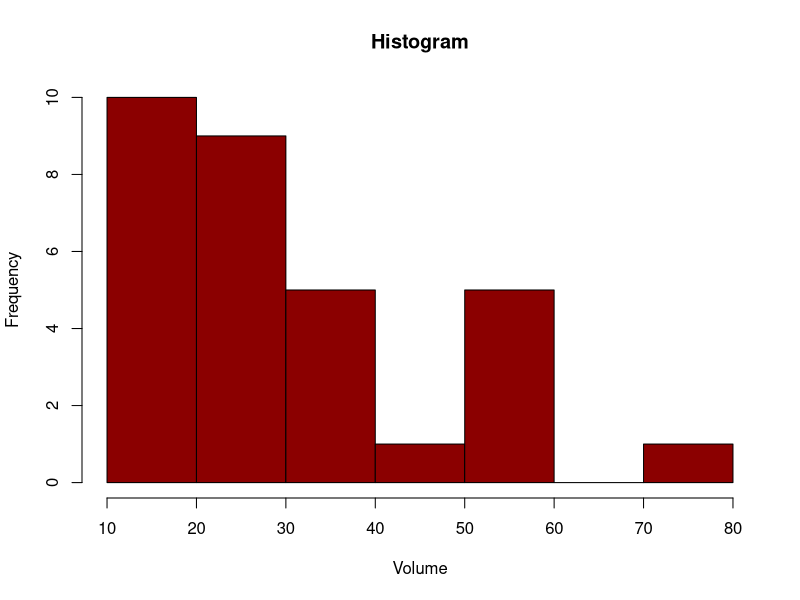
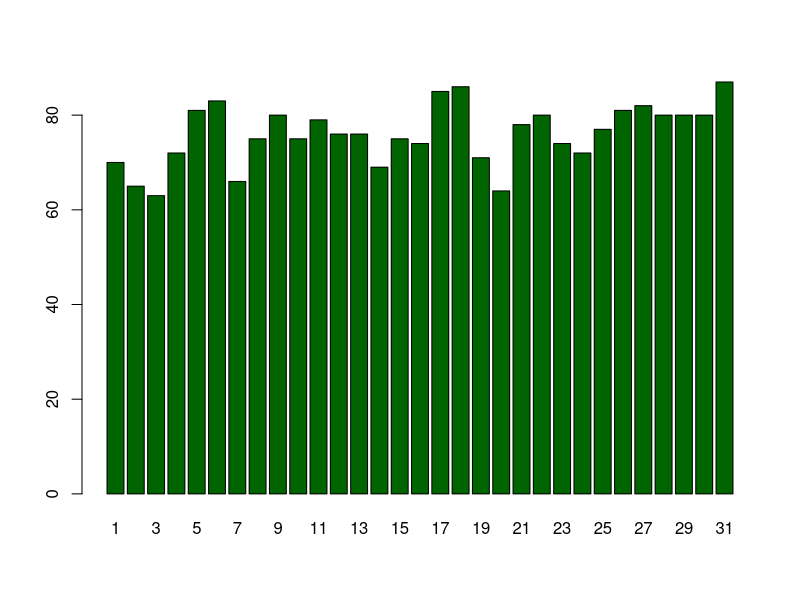
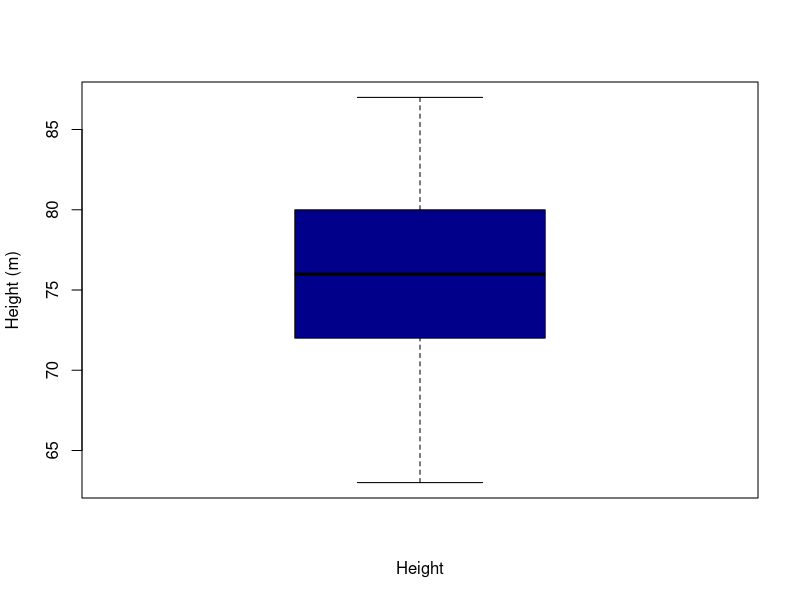
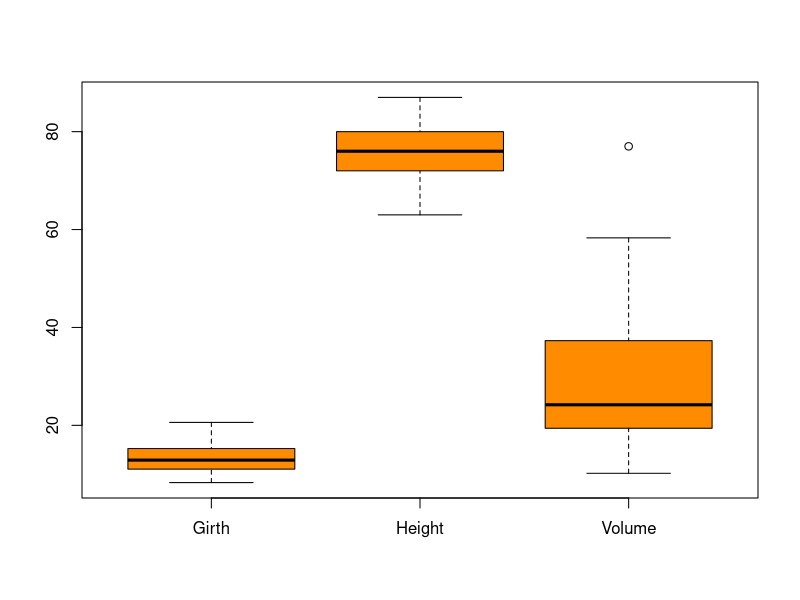
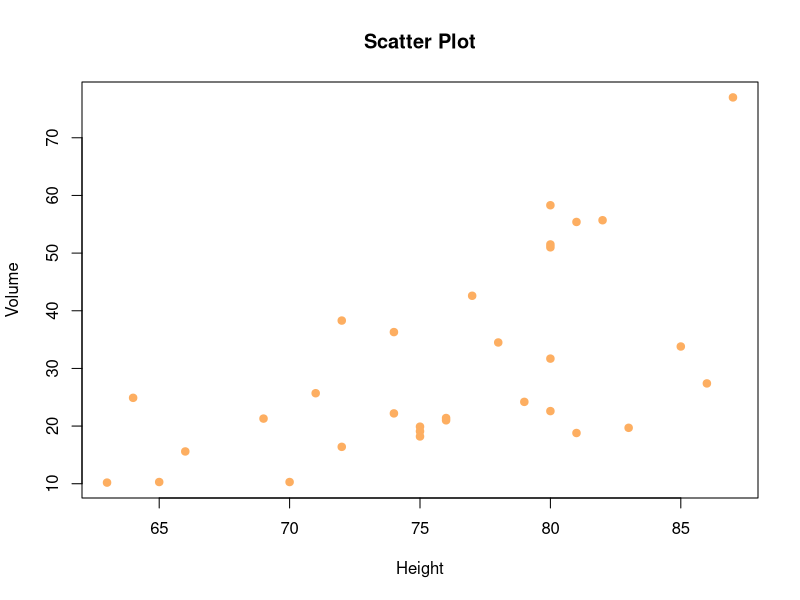
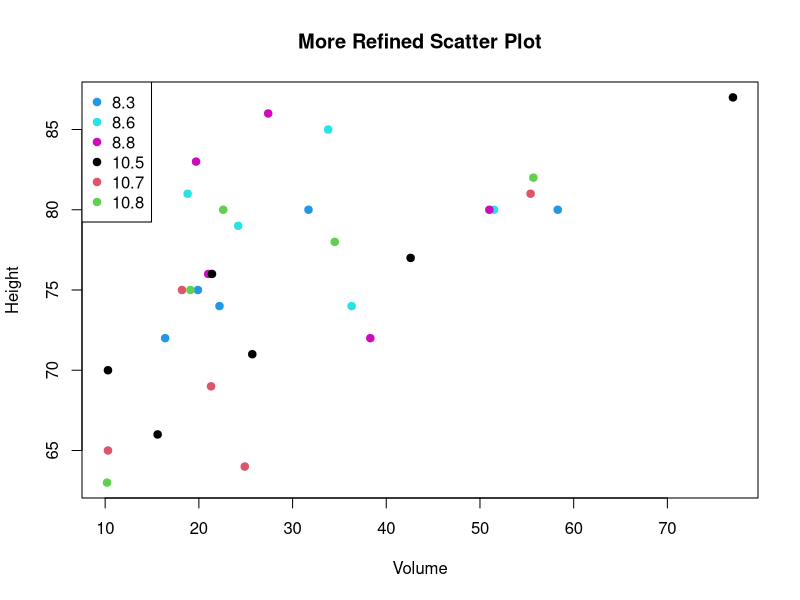
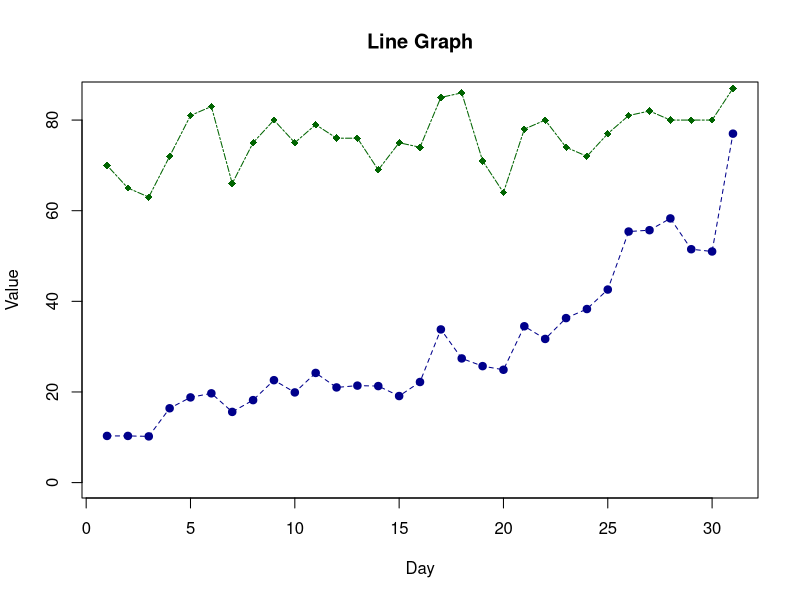
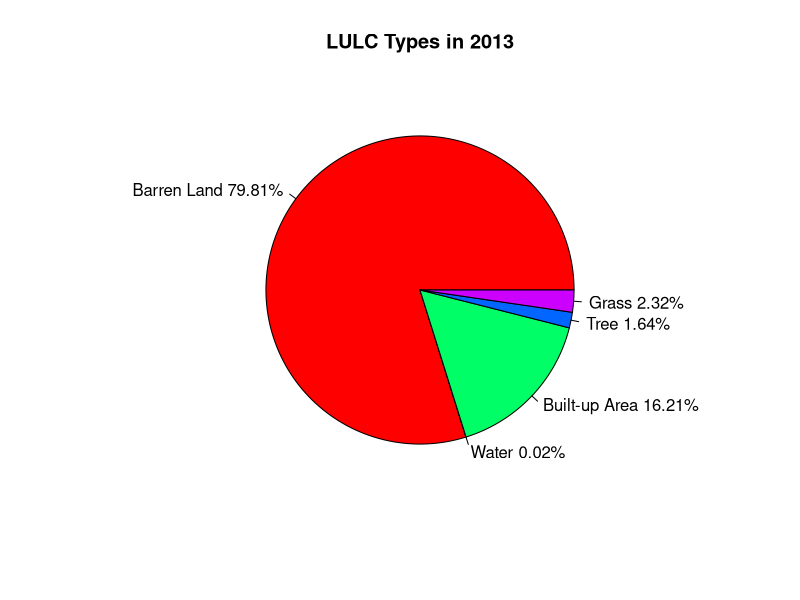

Here is the R script that generated these plots, in order:
#load trees data from dataset libarary
library(datasets)
tr<-trees 
head(tr)


# for histogram
hist(tr$Volume, col = 'darkred',main="Histogram", xlab="Volume")

#for barplot
barplot(tr$Height, names.arg=c(1:31), col='darkgreen')

#for boxplot
boxplot(tr$Height, col = 'darkblue', xlab='Height',ylab='Height (m)')

boxplot(tr, col='darkorange')


# for scatterplot
plot(tr$Height, tr$Volume, col='#FDAE61', pch=19, xlab='Height', ylab=
       'Volume', main='Scatter Plot')

#more refined scatter plot
plot(tr$Volume,tr$Height, col = factor(tr$Girth[1:6]), pch=19,
     xlab='Volume', ylab='Height', main="More Refined Scatter Plot")

# Legend
legend("topleft",
       legend = levels(factor(tr$Girth[1:6])),
       pch = 19,
       col = factor(levels(factor(tr$Girth[1:6]))))

#line graph
plot(tr$Height,type = "o",col = "darkgreen", xlab = "Day", ylab = "Value", 
     main = "Line Graph", ylim = c(0, 85), pch=18, lty=6)
lines(tr$Volume, type = "o", col = "darkblue", pch=19, lty=2)

#pie chart
piedata <-c(79.814, 0.023, 16.21, 1.636, 2.318)
class <- c("Barren Land", "Water", "Built-up Area", "Tree", "Grass")
pct <- round(piedata/sum(piedata)*100, 2)
class <- paste(class, pct)
class <- paste(class,"%",sep="")
pie(piedata,labels = class, col=rainbow(5), main="LULC Types in 2013")
